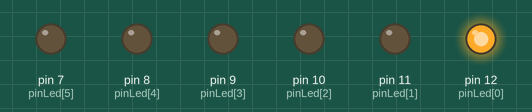
A sketch run on a simulated Arduino Uno, built with avr-gcc and run on an emulated ATmega328P. Shown: output pins drawn as LEDs (lit = HIGH).

Above: at 0.1 s.
At 0.5 s:
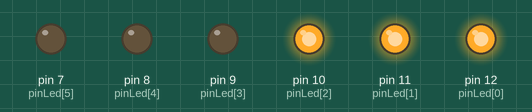
At 1.1 s:
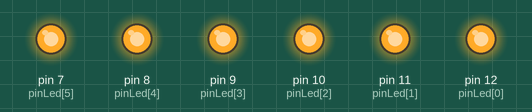
Timing chart, 0 to 2.6 s (numbered marks = the images above):
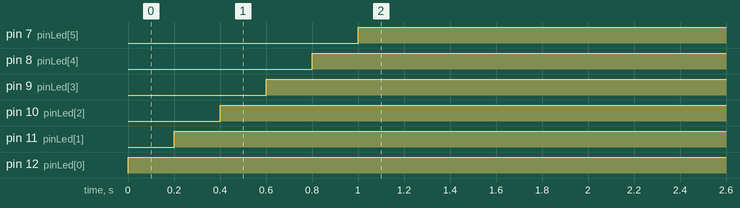

Measured:
- by itself, pin 7 (pinLed[5]): LOW → HIGH at 1.0 s
- by itself, pin 8 (pinLed[4]): LOW → HIGH at 0.80 s
- by itself, pin 9 (pinLed[3]): LOW → HIGH at 0.60 s
- by itself, pin 10 (pinLed[2]): LOW → HIGH at 0.40 s
- by itself, pin 11 (pinLed[1]): LOW → HIGH at 0.20 s
- by itself, pin 12 (pinLed[0]): LOW → HIGH at 0.00 s

The sketch:

Led_em_serie_6_LEDS.ino
```cpp
int pinLed[6] = {12, 11, 10, 9, 8, 7};
int numeroLed;

void setup() {

int x;
for (x = 0; x <= 5; x = x + 1) {
  pinMode(pinLed[x], OUTPUT);
  }
}

void loop() {
 for (numeroLed = 0; numeroLed <= 5; numeroLed = numeroLed + 1) {
      digitalWrite( pinLed[numeroLed], HIGH);
      delay(200);
    }
}
```
